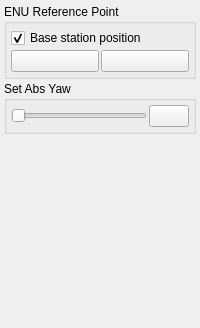
            <widget class="QWidget" name="tab_6">
             <attribute name="icon">
              <iconset resource="resources.qrc">
               <normaloff>:/models/Icons/Sedan-96.png</normaloff>:/models/Icons/Sedan-96.png</iconset>
             </attribute>
             <attribute name="title">
              <string/>
             </attribute>
             <attribute name="toolTip">
              <string>Car control</string>
             </attribute>
             <layout class="QVBoxLayout" name="verticalLayout_8">
              <property name="spacing">
               <number>2</number>
              </property>
              <property name="leftMargin">
               <number>4</number>
              </property>
              <property name="topMargin">
               <number>4</number>
              </property>
              <property name="rightMargin">
               <number>4</number>
              </property>
              <property name="bottomMargin">
               <number>4</number>
              </property>
              <item>
               <widget class="QGroupBox" name="groupBox_7">
                <property name="title">
                 <string>ENU Reference Point</string>
                </property>
                <layout class="QGridLayout" name="gridLayout_7">
                 <property name="leftMargin">
                  <number>4</number>
                 </property>
                 <property name="topMargin">
                  <number>4</number>
                 </property>
                 <property name="rightMargin">
                  <number>4</number>
                 </property>
                 <property name="bottomMargin">
                  <number>4</number>
                 </property>
                 <property name="spacing">
                  <number>2</number>
                 </property>
                 <item row="1" column="0">
                  <widget class="QPushButton" name="mapGetEnuButton">
                   <property name="toolTip">
                    <string>Get enu reference point from car and use it</string>
                   </property>
                   <property name="text">
                    <string/>
                   </property>
                   <property name="icon">
                    <iconset resource="resources.qrc">
                     <normaloff>:/models/Icons/Upload-96.png</normaloff>:/models/Icons/Upload-96.png</iconset>
                   </property>
                  </widget>
                 </item>
                 <item row="1" column="1">
                  <widget class="QPushButton" name="mapSetEnuButton">
                   <property name="toolTip">
                    <string>Set current ENU reference point</string>
                   </property>
                   <property name="text">
                    <string/>
                   </property>
                   <property name="icon">
                    <iconset resource="resources.qrc">
                     <normaloff>:/models/Icons/Download-96.png</normaloff>:/models/Icons/Download-96.png</iconset>
                   </property>
                  </widget>
                 </item>
                 <item row="0" column="0" colspan="2">
                  <widget class="QCheckBox" name="mapEnuBaseBox">
                   <property name="toolTip">
                    <string>Use base station position from RTCM as ENU reference</string>
                   </property>
                   <property name="text">
                    <string>Base station position</string>
                   </property>
                   <property name="checked">
                    <bool>true</bool>
                   </property>
                  </widget>
                 </item>
                </layout>
               </widget>
              </item>
              <item>
               <widget class="QGroupBox" name="groupBox_10">
                <property name="title">
                 <string>Set Abs Yaw</string>
                </property>
                <layout class="QHBoxLayout" name="horizontalLayout_8">
                 <property name="spacing">
                  <number>2</number>
                 </property>
                 <property name="leftMargin">
                  <number>4</number>
                 </property>
                 <property name="topMargin">
                  <number>4</number>
                 </property>
                 <property name="rightMargin">
                  <number>4</number>
                 </property>
                 <property name="bottomMargin">
                  <number>4</number>
                 </property>
                 <item>
                  <widget class="QSlider" name="mapAbsYawSlider">
                   <property name="maximum">
                    <number>360</number>
                   </property>
                   <property name="orientation">
                    <enum>Qt::Horizontal</enum>
                   </property>
                   <property name="tickPosition">
                    <enum>QSlider::NoTicks</enum>
                   </property>
                  </widget>
                 </item>
                 <item>
                  <widget class="QPushButton" name="mapSetAbsYawButton">
                   <property name="sizePolicy">
                    <sizepolicy hsizetype="Fixed" vsizetype="Fixed">
                     <horstretch>0</horstretch>
                     <verstretch>0</verstretch>
                    </sizepolicy>
                   </property>
                   <property name="statusTip">
                    <string>Set</string>
                   </property>
                   <property name="text">
                    <string/>
                   </property>
                   <property name="icon">
                    <iconset resource="resources.qrc">
                     <normaloff>:/models/Icons/Download-96.png</normaloff>:/models/Icons/Download-96.png</iconset>
                   </property>
                  </widget>
                 </item>
                </layout>
               </widget>
              </item>
              <item>
               <spacer name="verticalSpacer_2">
                <property name="orientation">
                 <enum>Qt::Vertical</enum>
                </property>
                <property name="sizeHint" stdset="0">
                 <size>
                  <width>20</width>
                  <height>190</height>
                 </size>
                </property>
               </spacer>
              </item>
             </layout>
            </widget>
